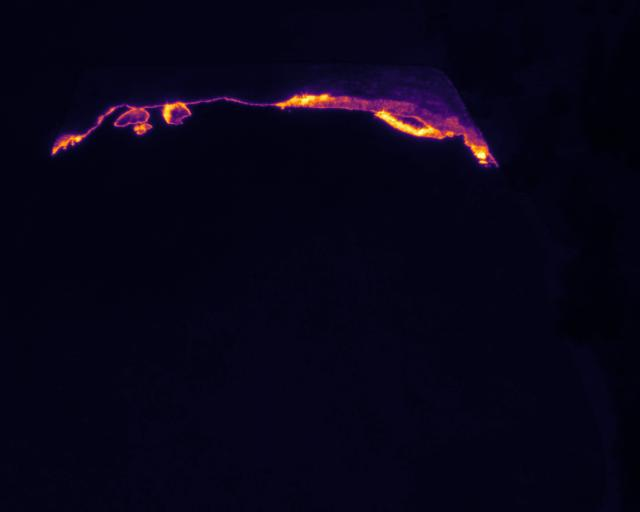
#> input picture data/Images_Wilamette/Thermal/JPG_Calibrated/00001.JPG, 640 x 512 px; its folder holds only this picture in this run
$ jupyter execute --allow-errors SAM_TIFF_PseudoLabel_Visualizer_09-07-2025.ipynb
#> lines starting #> are read from the running program, lines starting #| are printed output that depends on the picture
#> further down, image is the input picture: shape (512, 640, 3); mean B, G, R 23.4, 4.5, 7.9
#> `mask = (mask > 0).astype(np.uint8)`:
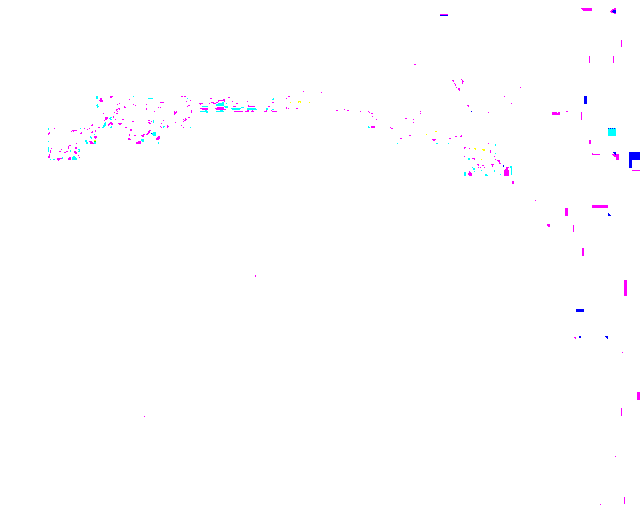
#> mask: shape (512, 640, 3); mean R, G, B 0.998, 0.997, 1; drawn with 1 as white
### SAM Mask Visualizer

[cell 1]
import numpy as np
import cv2
import os
import matplotlib.pyplot as plt
from PIL import Image
from tqdm import tqdm

### Visualize SAM Mask with Pink Overlay, Example for only one image, works for entire folder though

[cell 2]
# Dataset name
dataset = 'Wilamette'
# Input directories
jpeg_dir = f'./data/Images_{dataset}/Thermal/JPG_Calibrated'
tiff_dir = f'./output_folders/{dataset}_SAM_Masks'
# Output directory
output_dir = f'./output_folders/{dataset}_SAM_Masks_overlays'
os.makedirs(output_dir, exist_ok=True)

# Get list of JPEG files
jpeg_files = [f for f in os.listdir(jpeg_dir) if f.lower().endswith('.jpg')]

# Process each JPEG file
#> (the rest of this cell did not finish here and is left out)


$ run again, on data/Images_Wilamette/Thermal/JPG_Calibrated/00005.JPG
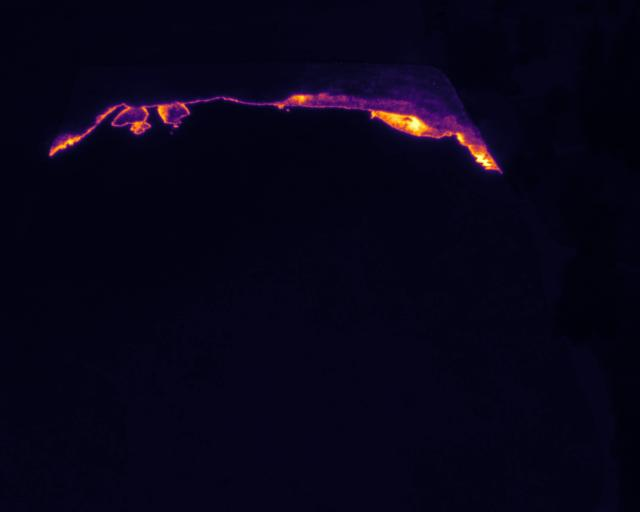
#> input picture data/Images_Wilamette/Thermal/JPG_Calibrated/00005.JPG, 640 x 512 px
#> image is the input picture: shape (512, 640, 3); mean B, G, R 23.8, 4.5, 7.9
#> `mask = (mask > 0).astype(np.uint8)`:
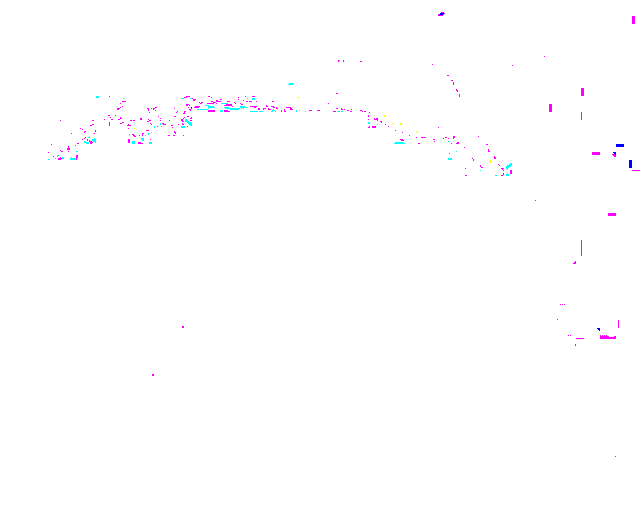
#> mask: shape (512, 640, 3); mean R, G, B 0.999, 0.997, 1; drawn with 1 as white

$ run again, on data/Images_Wilamette/Thermal/JPG_Calibrated/00002.JPG
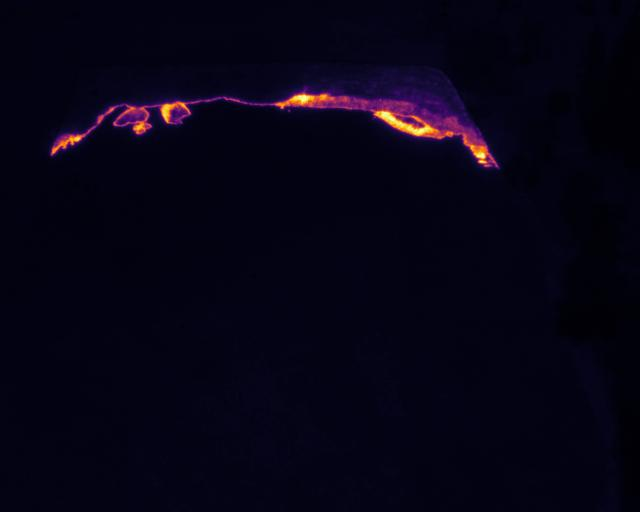
#> input picture data/Images_Wilamette/Thermal/JPG_Calibrated/00002.JPG, 640 x 512 px
#> image is the input picture: shape (512, 640, 3); mean B, G, R 20.8, 3.9, 7.1
#> `mask = (mask > 0).astype(np.uint8)`:
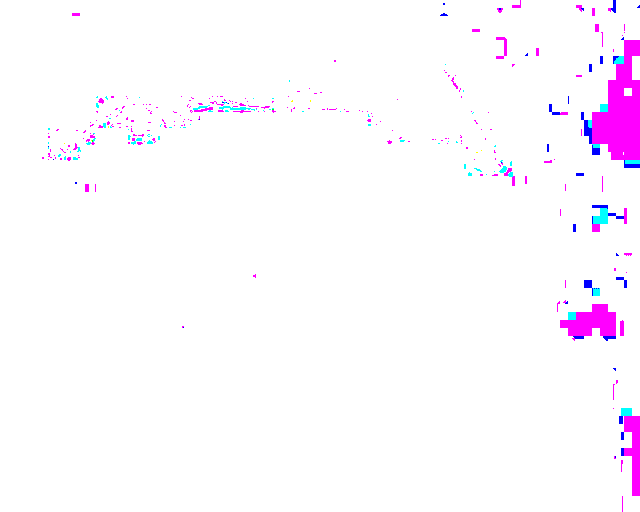
#> mask: shape (512, 640, 3); mean R, G, B 0.994, 0.975, 1; drawn with 1 as white
